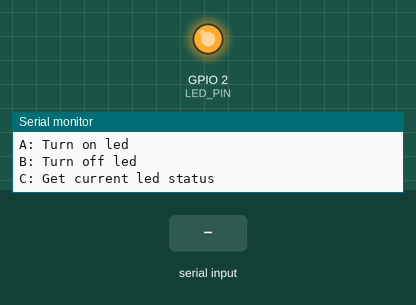
Bench run of a program on a simulated ESP8266 (NodeMCU). On the bench: output pins drawn as LEDs (lit = HIGH), the last lines printed to the serial monitor. Inputs (shaded band) come from the test bench.

Above: at 2.2 s.
2.3 s: "A" received over Serial
At 3.3 s:
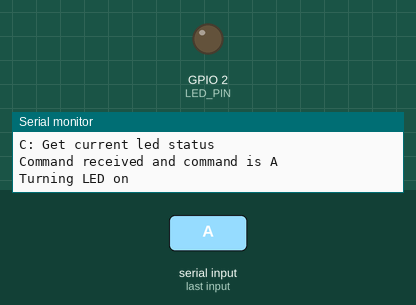
3.8 s: "B" received over Serial
At 4.5 s:
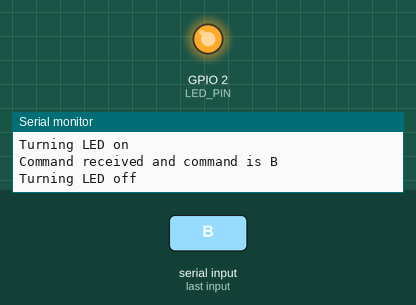
Timing chart, 0 to 6.8 s (numbered marks = the images above; inputs shaded):
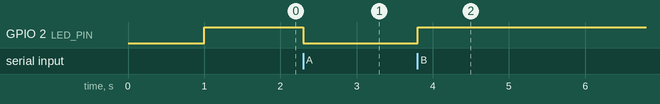

The program:

main.cpp
```cpp
// (licence header left out)
/* include header files */
#include <Arduino.h>

#define LED_PIN 2

String sCMDString = "Use following commands to control LED \nA: Turn on led\nB: Turn off led\nC: Get current led status";

void setup(){

	delay(1000);

	/* set LED pin to output*/
	pinMode(LED_PIN, OUTPUT);
	digitalWrite(LED_PIN, HIGH);

	/* Start UART module with baudrate 921600 */
	/*
		baudrate : 921600
		databit  : 8
		parity   : None
		stopbit  : 1
	*/
	Serial.begin(921600,SERIAL_8N1);

	/* print project name */
	Serial.println("\nEasyIoTPiCo_UART_01");

	/* print command string */
	Serial.println(sCMDString);
}

void loop(){
	char cData;
	/* check if any uart data available */
	if(Serial.available()){
		/* read the byte */
		cData = Serial.read();
		Serial.print("Command received and command is ");
		Serial.println(cData);
		if(cData == 'A'){
			digitalWrite(LED_PIN,LOW);
			Serial.println("Turning LED on");
		}else if(cData == 'B'){
			digitalWrite(LED_PIN,HIGH);
			Serial.println("Turning LED off");
		}else if(cData == 'C'){
			if(digitalRead(LED_PIN)){
				Serial.println("LED is off");
			}else{
				Serial.println("LED is on");
			}
		}else{
			Serial.println(" :( :( Wrong command :( :(");
			Serial.println(sCMDString);
		}
	}
}
```

Measured:
- after the input at 2.3 s, GPIO 2 (LED_PIN): HIGH → LOW at once
- after the input at 3.8 s, GPIO 2 (LED_PIN): LOW → HIGH at once
